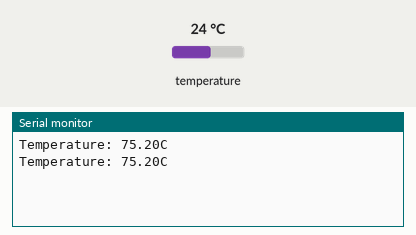
The sketch below on a simulated Arduino Uno, built with avr-gcc and run on an emulated ATmega328P. Parts: the last lines printed to the serial monitor. Wiring (inferred from the names in the program): LM75 temperature sensor at I2C address 0x48. The inputs (shaded band) are chosen by the test bench; at power-on: temperature 24 °C.

Above: at 1.8 s.
1.9 s: temperature set to 12 °C
At 2.4 s:
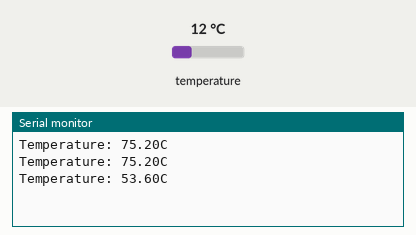
3.4 s: temperature set to 19 °C
At 4.8 s:
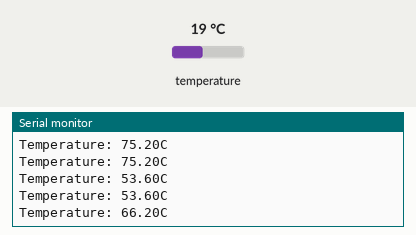
Timing chart, 0 to 6.4 s (numbered marks = the images above; inputs shaded):
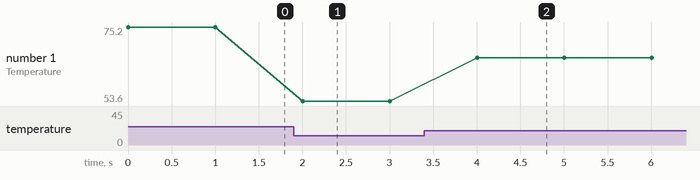

The sketch:

TC74_I2C_TEMP_AVR_C.ino
```cpp
#include <stdint.h>
#include <avr/io.h>

#define TC74ADDR 0x48
#define SCL_CLOCK 100000
#define F_CPU 16000000UL
#define START 0x08
#define REP_START 0x10
#define MT_SLA_ACK 0x18
#define MR_SLA_ACK 0x40
#define MT_DATA_ACK 0x28
#define MR_DATA_NACK 0x58

void setup() {
  Serial.begin(9600);
}

void loop() {
  float Temperature = readTemp(TC74ADDR);
  Serial.print("Temperature: ");
  Serial.print(Temperature);
  Serial.print("C");
  Serial.print("\n");
  delay(1000);
}

void i2c_init(){
  TWSR &= ~(1<<TWPS1)&~(1<<TWPS0);                              //Set Prescaler Value to 1
  TWBR = ((F_CPU/SCL_CLOCK)-16) / 2;                            //Set SCL clock to 100kHz
}

uint8_t i2c_start(uint8_t address){
  TWCR = (1<<TWINT)|(1<<TWSTA)|(1<<TWEN);                       //Send Start Condition
  while(!(TWCR&(1<<TWINT)));                                    //Wait Until Transmission is Complete
  if((TWSR & 0xF8) != START && (TWSR & 0xF8) != REP_START){
    return 1;                                                   //Check for Start or Repeated Start condition transmitted
  }
    TWDR = (address);                                           //Send 7-bit Slave Address and R/W bit to TWDR
    TWCR = (1<<TWINT)|(1<<TWEN);                                //Clear TWINT to start transmission
    while(!(TWCR&(1<<TWINT)));                                  //Wait for TWINT Flag
    if((TWSR&0xF8) != MT_SLA_ACK &&(TWSR&0xF8) != MR_SLA_ACK){
    return 1;                                                   //Check for either Transmit or Recieve ACK. Return 1 if not.
  }
  return 0;
}

uint8_t i2c_write(uint8_t data){
  TWDR = data;                                                  //Write address of register to read from
  TWCR = (1<<TWINT)|(1<<TWEN);                                  //Clear TWINT flag, begin transmission
  while(!(TWCR&(1<<TWINT)));                                    //Wait for TWINT flag
  if((TWSR & 0xF8)!=MT_DATA_ACK){
    return 1;                                                   //Check for data transmit ACK. If not, return 1.
  }
  return 0;
}

float i2c_read(void){
  TWCR = (1<<TWINT)|(1<<TWEN);                                  //Clear TWINT flag, begin transmission
  while(!(TWCR&(1<<TWINT)));                                    //Wait for TWINT flag
  if((TWSR & 0xF8) !=MR_DATA_NACK){
    return 1;                                                   //Check for data recieved NACK. If not, return 1
  }
  return TWDR;                                                  //Return data from RTR address
}

void i2c_stop(void){
  TWCR = (1<<TWINT)|(1<<TWEN)|(1<<TWSTO);                       //Send Stop Condition
}

float readTemp(uint8_t address){
  uint8_t SLA_W = (address<<1);
  uint8_t SLA_R = ((address<<1) + 1);
  i2c_init();
  i2c_start(SLA_W);
  i2c_write(0x00);
  i2c_start(SLA_R);
  float temp = i2c_read();
  i2c_stop();
  return (temp*(9.0/5.0) +32.0);
}
```

Measured:
- after the input at 1.9 s, the serial monitor: prints a new line after 0.10 s (image 1)
- after the input at 3.4 s, the serial monitor: prints a new line after 0.60 s (image 2)
- plotted number 1: 75.2 → 53.6 after the input at 1.9 s, 53.6 → 66.2 after the input at 3.4 s
